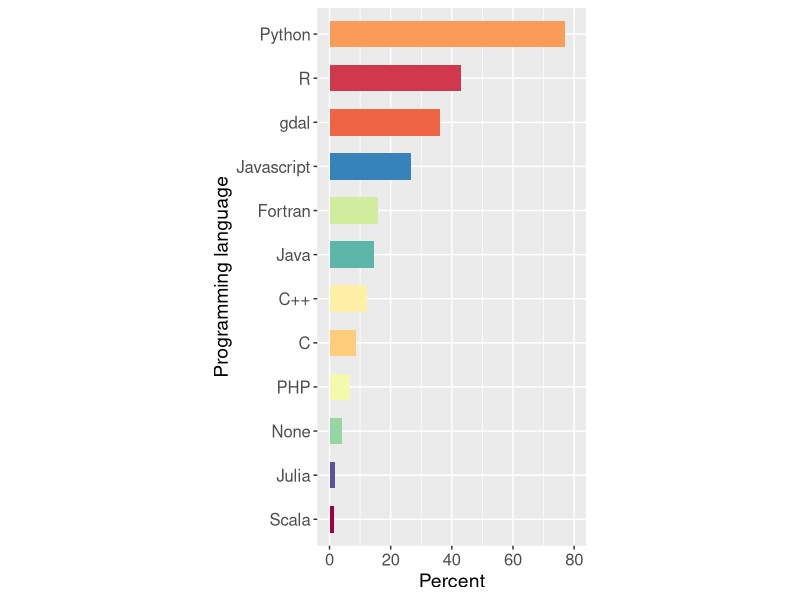

Reproduce this figure in R.
library('stringr')
library(ggplot2)
library(RColorBrewer)

wd <- setwd('/Users/julia_wagemann/Documents/github/survey_analysis/')

formats <- c("C",
             "C++",
             "Fortran",
             "Java",
             "Javascript",
             "Julia",
             "None",
             "PHP",
             "Python",
             "R",
             "Scala", 
             "gdal"
)

perc <- c(8.5,12.2,16.0,14.6,26.8,1.9,4.2,6.6,77.0,43.0,1.4,36.2)
data_use_sums <- data.frame(as.factor(formats), perc)

data_use_sums$as.factor.formats. <- factor(data_use_sums$as.factor.formats., levels=data_use_sums$as.factor.formats.[order(data_use_sums$perc)])

colourCount = length(unique(data_use_sums$perc))
getPalette = colorRampPalette(brewer.pal(11, "Spectral"))

ggplot(data_use_sums, aes(y=perc, x=as.factor.formats.,fill=getPalette(colourCount), ymin=0)) + 
  geom_bar(stat="identity",width=0.6) +
  labs(x="Programming language", y="Percent") +
  scale_fill_manual(values=getPalette(colourCount)) +
  ylim(0,80) +
  coord_flip()+
  theme(legend.position="none",
        axis.text=element_text(size=12),
        legend.text = element_text(size=12),
        strip.text.x=element_text(size=12),
        axis.title = element_text(size=14),
        aspect.ratio=2/1) +
  scale_x_discrete(labels = function(x) str_wrap(x, width = 10))
